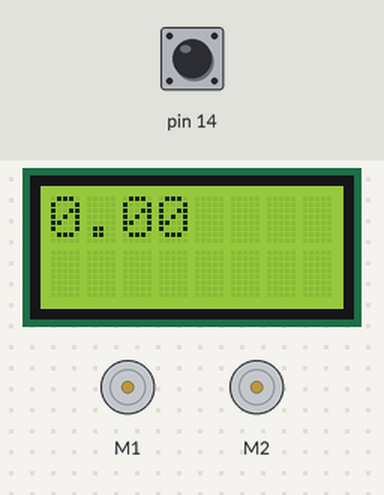
Bench run of a program on a simulated Arduino Leonardo, built with avr-gcc and run on an emulated ATmega32U4. On the bench: 8×2 character LCD, 2 × DC motor (green arrow = forward, orange = backward, longer = faster). Inputs (shaded band) come from the test bench; at power-on: pin 14 HIGH. What the program prints to the serial monitor is not drawn.

Above: at 1.2 s.
1.3 s: pin 14 pulled LOW for 0.15 s
At 1.88 s:
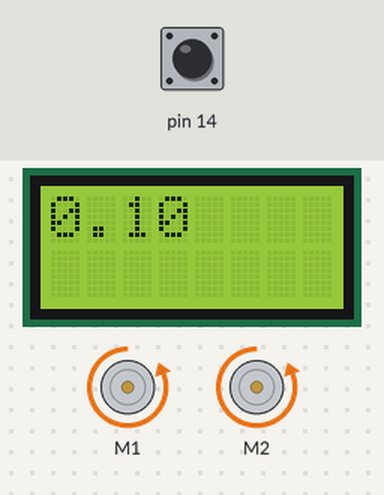
2.0 s: pin 14 pulled LOW for 1 s
At 2.5 s:
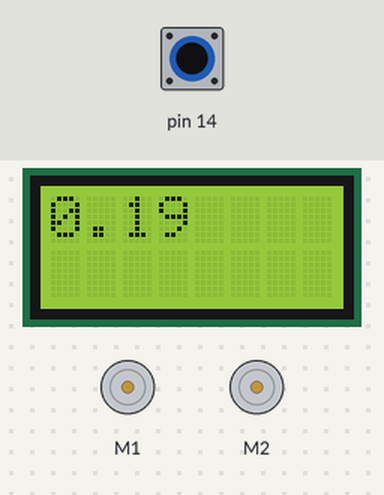
6.0 s: pin 14 pulled LOW for 0.15 s
At 6.46 s:
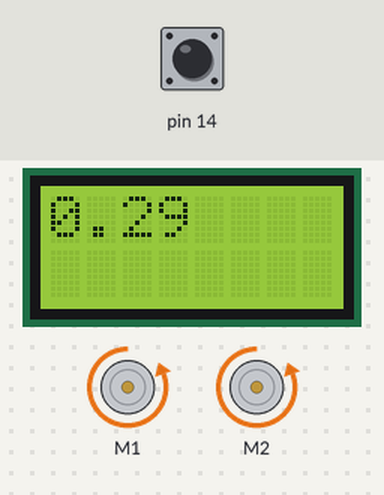
6.7 s: pin 14 pulsed LOW 5 times (0.12 s each, 0.3 s apart)
At 9.3 s:
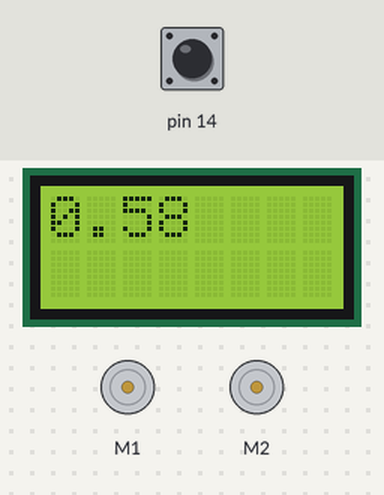
11.2 s: pin 14 pulled LOW for 1 s
At 12.41 s:
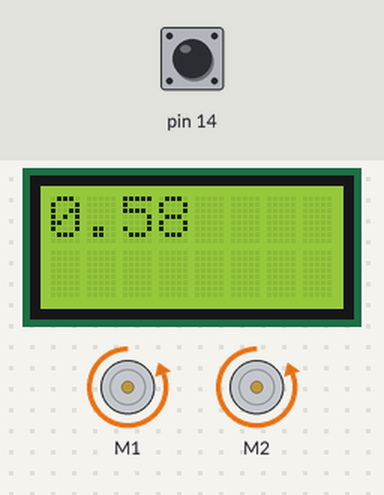
Timing chart, 0 to 13.8 s (numbered marks = the images above; inputs shaded):
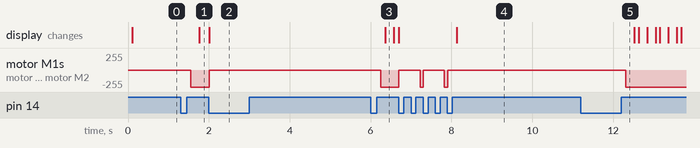

The program:

main.cpp
```cpp
#include <Arduino.h>
#include <Zumo32U4.h>
#include <stdlib.h>

using namespace std;

// Ved søppeltømmingssystemet med ruter:

// Utvidelse til programvarebatteri -> sjekke hvor mye batteri det er igjen
// og hvis det er bare nok energi til å komme basen, kjøre tilbake til hjembasen ved bruk av samme ruten.

// Utvidelse til ladestasjon        -> jo mer man betaler per sekund/minutt, jo fortere/saktere skjer oppladninga.
//                                  -> Hvis man ikke har nok penger i konto, får man "låne" penger fra systemet med renter.

// Utvidelse til luftstasjon        -> Kritisk nivåvarsling - hvis temp, trykk, el. annet overstiger en terskelverdi, biler returnerer hjem,
// og stanser all virkning inntil verdiene blir "normale".

// Utvidelse til parkeringshus      -> Hvis en bil står lengere enn konto tilatter
//                                  -> Premiumparkeringsplasser

// Utvidelse til søppeltømming      -> QR-code gjennkjennelse til søppelbøtter

// Modul: kjøre på en bane mellom vegger: fortest som kjør uten treffe vegger vinner
//        -------||-------

Zumo32U4Encoders  encoders;
Zumo32U4Motors    motors;
Zumo32U4ButtonA   buttonA;
Zumo32U4LCD       LCD;

int16_t motor_speed = 300,
        batteryCap;

uint32_t  check_time,
          delta_time;

struct {
  float revCounts[2];
  float meterCounts[2];
  float metersAbs;
  float batteryMeters;
} counters;

bool  flag = false,
      battery_flag = false;

void revCounters ();
void writeToLCD (String text);

void setup() {
  Serial.begin(115200);
  LCD.clear();
}

void loop() {
  if (buttonA.isPressed()) {
    motors.setSpeeds(0, 0);
    buttonA.waitForRelease();
    flag = !flag;
    delay(100);
  }
  if (!flag) motor_speed = 400;
  else motor_speed = -400;

  if (batteryCap - counters.batteryMeters > 0) battery_flag = true;
  else battery_flag = false;

  if (!battery_flag && motor_speed > 0) motors.setSpeeds(0, 0);
  else motors.setSpeeds(motor_speed, motor_speed);


  revCounters();

  Serial.print(counters.revCounts[0]);
  Serial.print("   ");
  Serial.print(counters.revCounts[1]);
  Serial.print("   ");
  Serial.print(counters.meterCounts[0]);
  Serial.print("   ");
  Serial.print(counters.meterCounts[1]);
  Serial.print("   ");
  Serial.println(counters.metersAbs);

  if (millis() - check_time > 100) {
    writeToLCD(String(counters.metersAbs));
    check_time = millis();
  }
}

void revCounters () {
  counters.revCounts[0] = encoders.getCountsLeft() / 909.70;
  counters.revCounts[1] = encoders.getCountsRight() / 909.70;

  counters.meterCounts[0] = counters.revCounts[0] / 8.300;
  counters.meterCounts[1] = counters.revCounts[1] / 8.300;

  if (counters.meterCounts[0] > 0.1 || counters.meterCounts[0] < -0.1 || counters.meterCounts[1] > 0.1 || counters.meterCounts[1] < -0.1) {
    counters.batteryMeters += (counters.meterCounts[0] + counters.meterCounts[1]) * 0.5;
    counters.batteryMeters = constrain(counters.batteryMeters, 0, batteryCap);
    counters.metersAbs += abs(counters.meterCounts[0] + counters.meterCounts[1]) * 0.5;

    counters.revCounts[0] = encoders.getCountsAndResetLeft() / 909.70;
    counters.revCounts[1] = encoders.getCountsAndResetRight() / 909.70;
  }
}

void writeToLCD (String text) {
  LCD.clear();
  LCD.gotoXY(0, 0);
  LCD.println(text);
}
```

PointerFunctions.cpp
```cpp
#ifdef RUN
#include <PointerFunctions.h>

double * getMetersCount () {
  double leftMetersCount = encoders.getCountsLeft() / 909.700 / 8.3000;
  double rightMetersCount = encoders.getCountsRight() / 909.700 / 8.3000;
  double metersAbs = (leftMetersCount + rightMetersCount) / 2.0;
  static double metersVec[3];
  metersVec[0] = leftMetersCount;
  metersVec[1] = rightMetersCount;
  return metersVec;
}

void driveMotors(double distance_in_meters) {
  double metersNow = *(pRevs + 0) / 8.30;
  Serial.print("DistanceNow:");
  Serial.print(metersNow);
  Serial.print("   ");
  if (buttonA.isPressed()) {
    metersStamp = *(pRevs + 0) / 8.30;
    Serial.print("metersStamp:");
    Serial.println(metersStamp);
    delay(1000);
  }
  else if (metersNow < distance_in_meters + metersStamp) {
    Serial.println(distance_in_meters + metersStamp);
    motors.setSpeeds(300, 300);
  } else {
    motors.setSpeeds(0, 0);
    Serial.println("MotorsStopped!");
  }
}
#endif
```

SoftwareBattery.cpp
```cpp
#include "SoftwareBattery.h"


bool isBatteryEmpty () {
    if (batteryCap - counters.batteryMeters > 0) battery_flag = true;
    else battery_flag = false;
    return battery_flag;
}

void revCounters () {
  counters.revCounts[0] = encoders.getCountsLeft() / 909.70;
  counters.revCounts[1] = encoders.getCountsRight() / 909.70;

  counters.meterCounts[0] = counters.revCounts[0] / 8.300;
  counters.meterCounts[1] = counters.revCounts[1] / 8.300;

  if (counters.meterCounts[0] > 0.1 || counters.meterCounts[0] < -0.1 || counters.meterCounts[1] > 0.1 || counters.meterCounts[1] < -0.1) {
    counters.batteryMeters += (counters.meterCounts[0] + counters.meterCounts[1]) * 0.5;
    counters.batteryMeters = constrain(counters.batteryMeters, 0, batteryCap);
    counters.metersAbs += abs(counters.meterCounts[0] + counters.meterCounts[1]) * 0.5;

    counters.revCounts[0] = encoders.getCountsAndResetLeft() / 909.70;
    counters.revCounts[1] = encoders.getCountsAndResetRight() / 909.70;
  }
}

void writeToLCD (String text) {
  LCD.clear();
  LCD.gotoXY(0, 0);
  LCD.println(text);
}
```

SoftwareBattery.h
```cpp
#include <Arduino.h>
#include <Zumo32U4.h>
#include <stdlib.h>

using namespace std;

Zumo32U4Encoders    encoders;
Zumo32U4Motors      motors;
Zumo32U4ButtonA     buttonA;
Zumo32U4LCD         LCD;

int16_t             motor_speed,
                    batteryCap;

uint32_t            check_time,
                    delta_time;

struct {
    float           revCounts[2];
    float           meterCounts[2];
    float           metersAbs;
    float           batteryMeters;
} counters;

bool                flag,
                    battery_flag;


void                revCounters     ()              ;
void                writeToLCD      (String text)   ;
bool                isBatteryEmpty  ()              ;
void                revCounters     ()              ;
void                writeToLCD      (String text)   ;
```

Measured:
- after the input at 1.3 s, motor M1, motor M2: stopped → backward 255/255 after 0.25 s; the display: changes after 0.47 s (image 1)
- after the input at 2.0 s, motor M1, motor M2: backward 255/255 → stopped at once
- after the input at 6.0 s, motor M1, motor M2: stopped → backward 255/255 after 0.25 s; the display: changes after 0.36 s (image 3)
- after the input at 6.7 s, motor M1, motor M2: alternates backward 255/255 for 0.08 s and stopped for 0.52 s, 5 changes in all, then stays stopped, starting at once
- after the input at 11.2 s, motor M1, motor M2: stopped → backward 255/255 after 1.1 s
